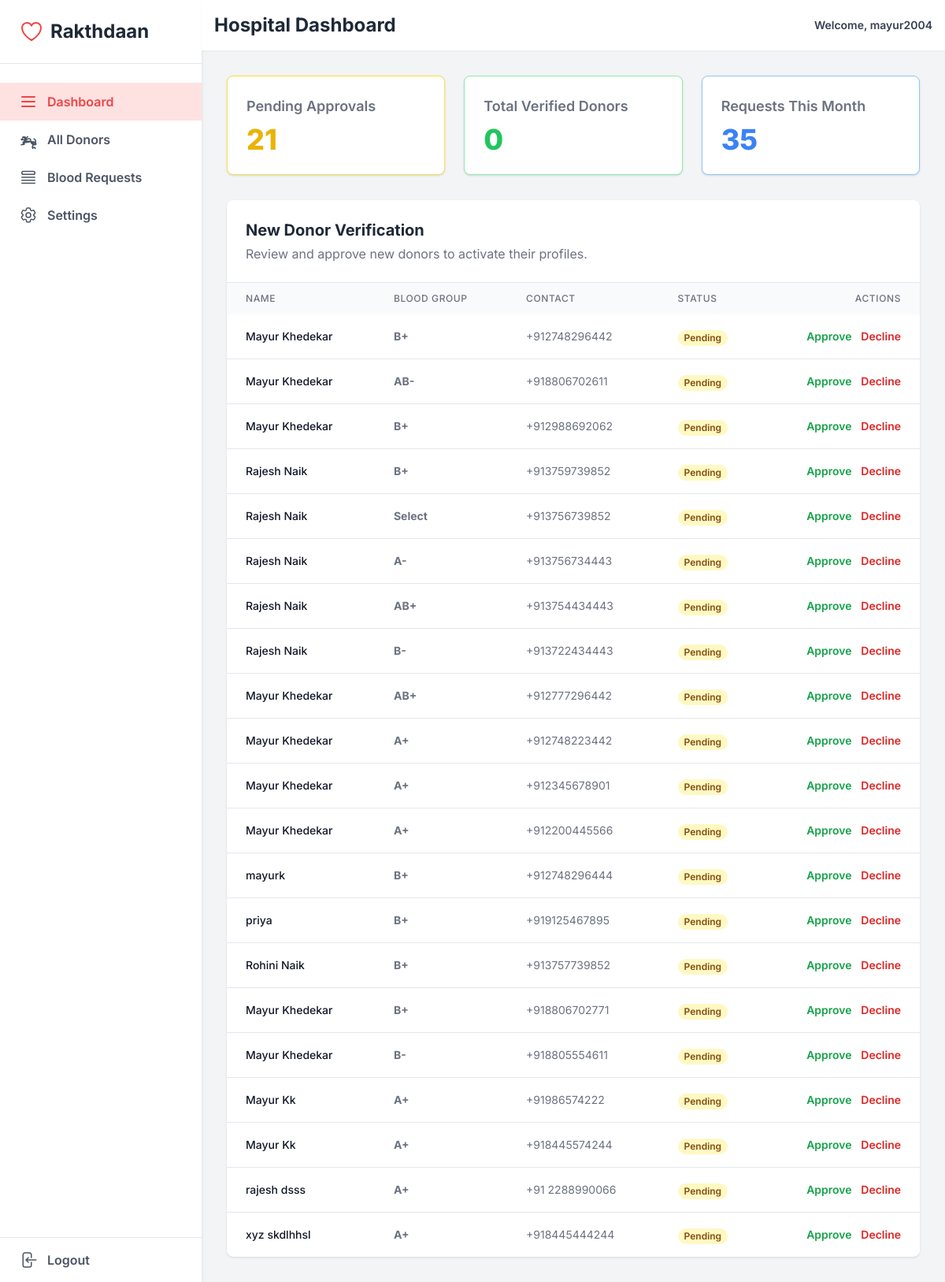
/admin-dashboard/ (signed in), run on an earlier commit of the app's database.
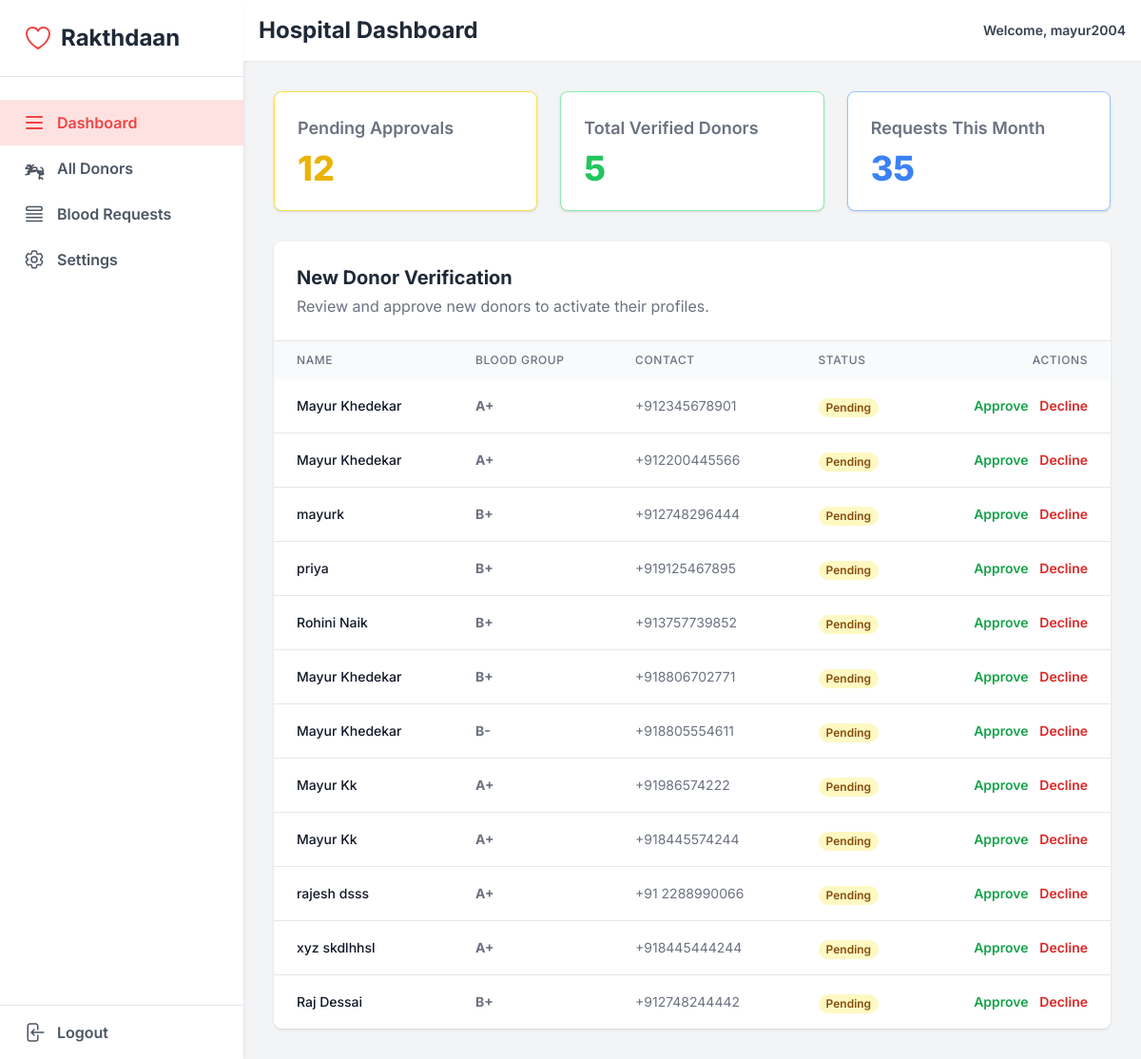
And on a later commit of the database.
### donors/models.py (models this page shows, shortened)
class Donor(models.Model):
    user = models.OneToOneField(User, on_delete=models.CASCADE, null=True, blank=True)
    name = models.CharField(max_length=100, blank=False)
    age = models.IntegerField()
    gender = models.CharField(max_length=10, null=True, blank=True)
    blood_group = models.CharField(max_length=3, choices=BloodGroup.choices, blank=False, null=False)
    phone_number = models.CharField(max_length=15, unique=True, blank=True, null=True)
    email = models.EmailField(unique=True, blank=True, null=True)
    address = models.TextField(blank=True, null=True)
    last_donation_date = models.DateField(blank=True, null=True)
    is_active = models.BooleanField(default=True)
    is_verified = models.BooleanField(default=False)
    created_at = models.DateTimeField(auto_now_add=True)

### adminpanel/views.py (the view, shortened to what this page needs)
# urls.py: path('admin-dashboard/', admin_dashboard_view, name='admin_dashboard'),
@login_required
def admin_dashboard_view(request, donor_id=None, action=None):
    if not request.user.is_staff:
        messages.error(request, "You Do not have access to this page. Plz Contact Admin.")
        return redirect('/')
    if donor_id and action == "approve":
        donor = get_object_or_404(Donor, id=donor_id)
        donor.is_verified=True
        donor.save()
        messages.success(request, f"Donor '{donor.name}' has been successfully approved.")
        return redirect('admin_dashboard')
    pending_donors = Donor.objects.filter(is_verified=False)
    pending_donors_count = pending_donors.count()
    verified_donors_count = Donor.objects.filter(is_verified=True).count()
    day_30_days_ago = timezone.now()-datetime.timedelta(days=30)
    this_month_req_count = Request_Blood.objects.filter(created_at__gte=day_30_days_ago).count()
    context = {
        'pending_donors': pending_donors,
        'pending_donors_count': pending_donors_count,
        'verified_donors_count': verified_donors_count,
        'this_month_req_count': this_month_req_count,
    }
    return render(request, "hospital_admin.html" , context)

### adminpanel/templates/hospital_admin.html (shortened to what this page needs)
{% extends "base.html" %}
{% block start %}
<div>
    <script src="https://cdn.tailwindcss.com"></script>
    <div class="min-h-screen flex">
        <aside class="w-64 bg-white shadow-md hidden md:flex flex-col">
            <div class="p-6 flex items-center space-x-2 border-b">
                <h1 class="text-2xl font-bold text-gray-800">Rakthdaan</h1>
            </div>
            <nav class="mt-6 flex-1">
                <a href="{% url 'admin_dashboard' %}" class="sidebar-link active flex items-center px-6 py-3 text-base font-semibold">
                    <svg class="w-6 h-6 mr-3" fill="none" stroke="currentColor" viewBox="0 0 24 24" xmlns="http://www.w3.org/2000/svg"><path stroke-linecap="round" stroke-linejoin="round" stroke-width="2" d="M4 6h16M4 12h16M4 18h16"></path></svg>
                    Dashboard
                </a>
                <a href="#" class="sidebar-link flex items-center px-6 py-3 text-gray-600 text-base font-semibold">
                    All Donors
                </a>
                 <a href="#" class="sidebar-link flex items-center px-6 py-3 text-gray-600 text-base font-semibold">
                    <svg class="w-6 h-6 mr-3" xmlns="http://www.w3.org/2000/svg" fill="none" viewBox="0 0 24 24" stroke-width="1.5" stroke="currentColor"><path stroke-linecap="round" stroke-linejoin="round" d="M3.75 12h16.5m-16.5 3.75h16.5M3.75 19.5h16.5M5.625 4.5h12.75a1.875 1.875 0 010 3.75H5.625a1.875 1.875 0 010-3.75z" /></svg>
                    Blood Requests
                </a>
                <a href="{% url 'admin_settings' %}" class="sidebar-link flex items-center px-6 py-3 text-gray-600 text-base font-semibold">
                    Settings
                </a>
            </nav>
            <div class="border-t">
                 <a href="/logout/" class="sidebar-link flex items-center px-6 py-4 text-gray-600 text-base font-semibold">
                    Logout
                </a>
            </div>
        </aside>
        <div class="flex-1 flex flex-col">
            <header class="bg-white shadow-sm p-4 flex justify-between items-center">
                <h1 class="text-2xl font-bold text-gray-800">Hospital Dashboard</h1>
                <div class="flex items-center space-x-4">
                    <span class="text-sm font-semibold text-gray-700">Welcome, {{ user.first_name|default:user.username }}</span>
                </div>
            </header>
            <main class="flex-1 p-6 md:p-8">
                <div class="grid grid-cols-1 sm:grid-cols-2 lg:grid-cols-3 gap-6 mb-8">
                    <div class="bg-white p-6 rounded-lg shadow border border-yellow-300">
                        <h3 class="text-lg font-semibold text-gray-500">Pending Approvals</h3>
                        <p class="text-4xl font-extrabold text-yellow-500 mt-2">{{ pending_donors_count }}</p>
                    </div>
                    <div class="bg-white p-6 rounded-lg shadow border border-green-300">
                        <h3 class="text-lg font-semibold text-gray-500">Total Verified Donors</h3>
                        <p class="text-4xl font-extrabold text-green-500 mt-2">{{ verified_donors_count }}</p>
                    </div>
                     <div class="bg-white p-6 rounded-lg shadow border border-blue-300">
                        <h3 class="text-lg font-semibold text-gray-500">Requests This Month</h3>
                        <p class="text-4xl font-extrabold text-blue-500 mt-2">{{ this_month_req_count }}</p>
                    </div>
                </div>
                <div class="bg-white rounded-lg shadow overflow-hidden">
                    <div class="p-6 border-b">
                        <h2 class="text-xl font-bold text-gray-800">New Donor Verification</h2>
                        <p class="text-gray-500 mt-1">Review and approve new donors to activate their profiles.</p>
                    </div>
                    <div class="overflow-x-auto">
                        <table class="w-full">
                            <thead class="bg-gray-50">
                                <tr>
                                    <th class="px-6 py-3 text-left text-xs font-medium text-gray-500 uppercase tracking-wider">Name</th>
                                    <th class="px-6 py-3 text-left text-xs font-medium text-gray-500 uppercase tracking-wider">Blood Group</th>
                                    <th class="px-6 py-3 text-left text-xs font-medium text-gray-500 uppercase tracking-wider">Contact</th>
                                    <th class="px-6 py-3 text-left text-xs font-medium text-gray-500 uppercase tracking-wider">Status</th>
                                    <th class="px-6 py-3 text-right text-xs font-medium text-gray-500 uppercase tracking-wider">Actions</th>
                                </tr>
                            </thead>
                            <tbody class="divide-y divide-gray-200">
                                {% for donor in pending_donors %}
                                <tr>
                                    <td class="px-6 py-4 whitespace-nowrap text-sm font-medium text-gray-900">{{ donor.name }}</td>
                                    <td class="px-6 py-4 whitespace-nowrap text-sm text-gray-500 font-bold">{{ donor.blood_group }}</td>
                                    <td class="px-6 py-4 whitespace-nowrap text-sm text-gray-500">{{ donor.phone_number }}</td>
                                    <td class="px-6 py-4 whitespace-nowrap">
                                        <span class="px-2 inline-flex text-xs leading-5 font-semibold rounded-full bg-yellow-100 text-yellow-800">Pending</span>
                                    </td>
                                    <td class="px-6 py-4 whitespace-nowrap text-right text-sm font-medium space-x-2">
                                        <a href="{% url 'admin_dashboard_action' donor_id=donor.id action='approve' %}" class="text-green-600 hover:text-green-900 font-semibold">Approve</a>
                                        <a href="{% url 'admin_dashboard_action' donor_id=donor.id action='decline' %}" class="text-red-600 hover:text-red-900 font-semibold">Decline</a>
                                    </td>
                                </tr>
                                {% empty %}
                                <tr>
                                    <td colspan="5" class="px-6 py-12 text-center text-gray-500">No new donors are currently pending verification.</td>
                                </tr>
                                {% endfor %}
                            </tbody>
                        </table>
                    </div>
                </div>
            </main>
        </div>
    </div>
</div>
{% endblock %}

### home/templates/base.html (shortened to what this page needs)
<!DOCTYPE html>
<html lang="en">
<head>
</head>
<body>
    {% block start %} {% endblock %}
</body>
</html>

### adminpanel/templates/hospital_admin.html (style rules this page uses)
body { font-family: 'Inter', sans-serif; background-color: #f3f4f6; }
.sidebar-link { transition: all 0.2s ease; }
.sidebar-link:hover, .sidebar-link.active { background-color: #fee2e2; color: #ef4444; }

What changed in the data, as far as the page shows it:
no longer on this page (row edited): Donor: name "Mayur Khedekar", blood_group "B+", phone_number "+912748296442"
removed Donor: name "Mayur Khedekar", blood_group "AB-", phone_number "+918806702611"
removed Donor: name "Mayur Khedekar", blood_group "B+", phone_number "+912988692062"
removed Donor: name "Rajesh Naik", blood_group "B+", phone_number "+913759739852"
no longer on this page (row edited): Donor: name "Rajesh Naik", blood_group "Select", phone_number "+913756739852"
no longer on this page (row edited): Donor: name "Rajesh Naik", blood_group "A-", phone_number "+913756734443"
removed Donor: name "Rajesh Naik", blood_group "AB+", phone_number "+913754434443"
removed Donor: name "Rajesh Naik", blood_group "B-", phone_number "+913722434443"
no longer on this page (row edited): Donor: name "Mayur Khedekar", blood_group "AB+", phone_number "+912777296442"
no longer on this page (row edited): Donor: name "Mayur Khedekar", blood_group "A+", phone_number "+912748223442"
added Donor: name "Raj Dessai", blood_group "B+", phone_number "+912748244442"
Also different on the page:
{{ pending_donors_count }}: "21" → "12"
{{ verified_donors_count }}: "0" → "5"
